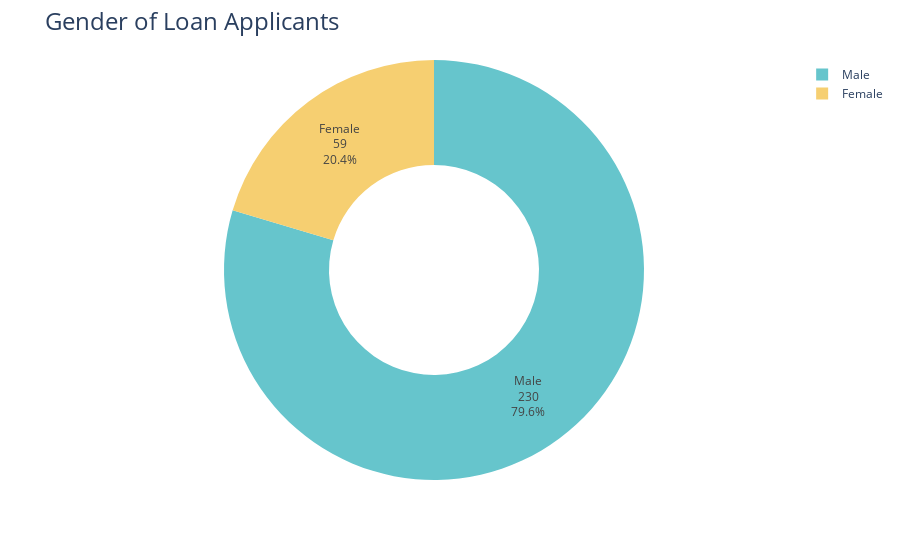

The notebook cell this image was saved under:
### Code cell
# Display statistics regarding the gender of all loan applicants using pie chart

genderCount = test_data.groupby(['Gender']).size()
Gender = ['Male','Female']
genderFig = px.pie(genderCount, 
                   values=genderCount, 
                   names=['Female','Male'], 
                   hole = .5, 
                   color_discrete_sequence=px.colors.qualitative.Pastel)
genderFig.update_traces( textposition = 'inside', textinfo = 'percent+label+value')
genderFig.update_layout(title_text='Gender of Loan Applicants', title_font=dict(size=24))
genderFig.show()

### Figure 1 — Plotly figure (JSON) as saved in the notebook; plotly's stock layout.template omitted (floating-point values rounded to 4 significant figures)
{"data": [{"domain": {"x": [0, 1], "y": [0, 1]}, "hole": 0.5, "hovertemplate": "label=%{label}<br>value=%{value}<extra></extra>", "labels": ["Female", "Male"], "legendgroup": "", "name": "", "showlegend": true, "textinfo": "percent+label+value", "textposition": "inside", "type": "pie", "values": [59, 230]}], "layout": {"legend": {"tracegroupgap": 0}, "margin": {"t": 60}, "piecolorway": ["rgb(102, 197, 204)", "rgb(246, 207, 113)", "rgb(248, 156, 116)", "rgb(220, 176, 242)", "rgb(135, 197, 95)", "rgb(158, 185, 243)", "rgb(254, 136, 177)", "rgb(201, 219, 116)", "rgb(139, 224, 164)", "rgb(180, 151, 231)", "rgb(179, 179, 179)"], "title": {"font": {"size": 24}, "text": "Gender of Loan Applicants"}}}
